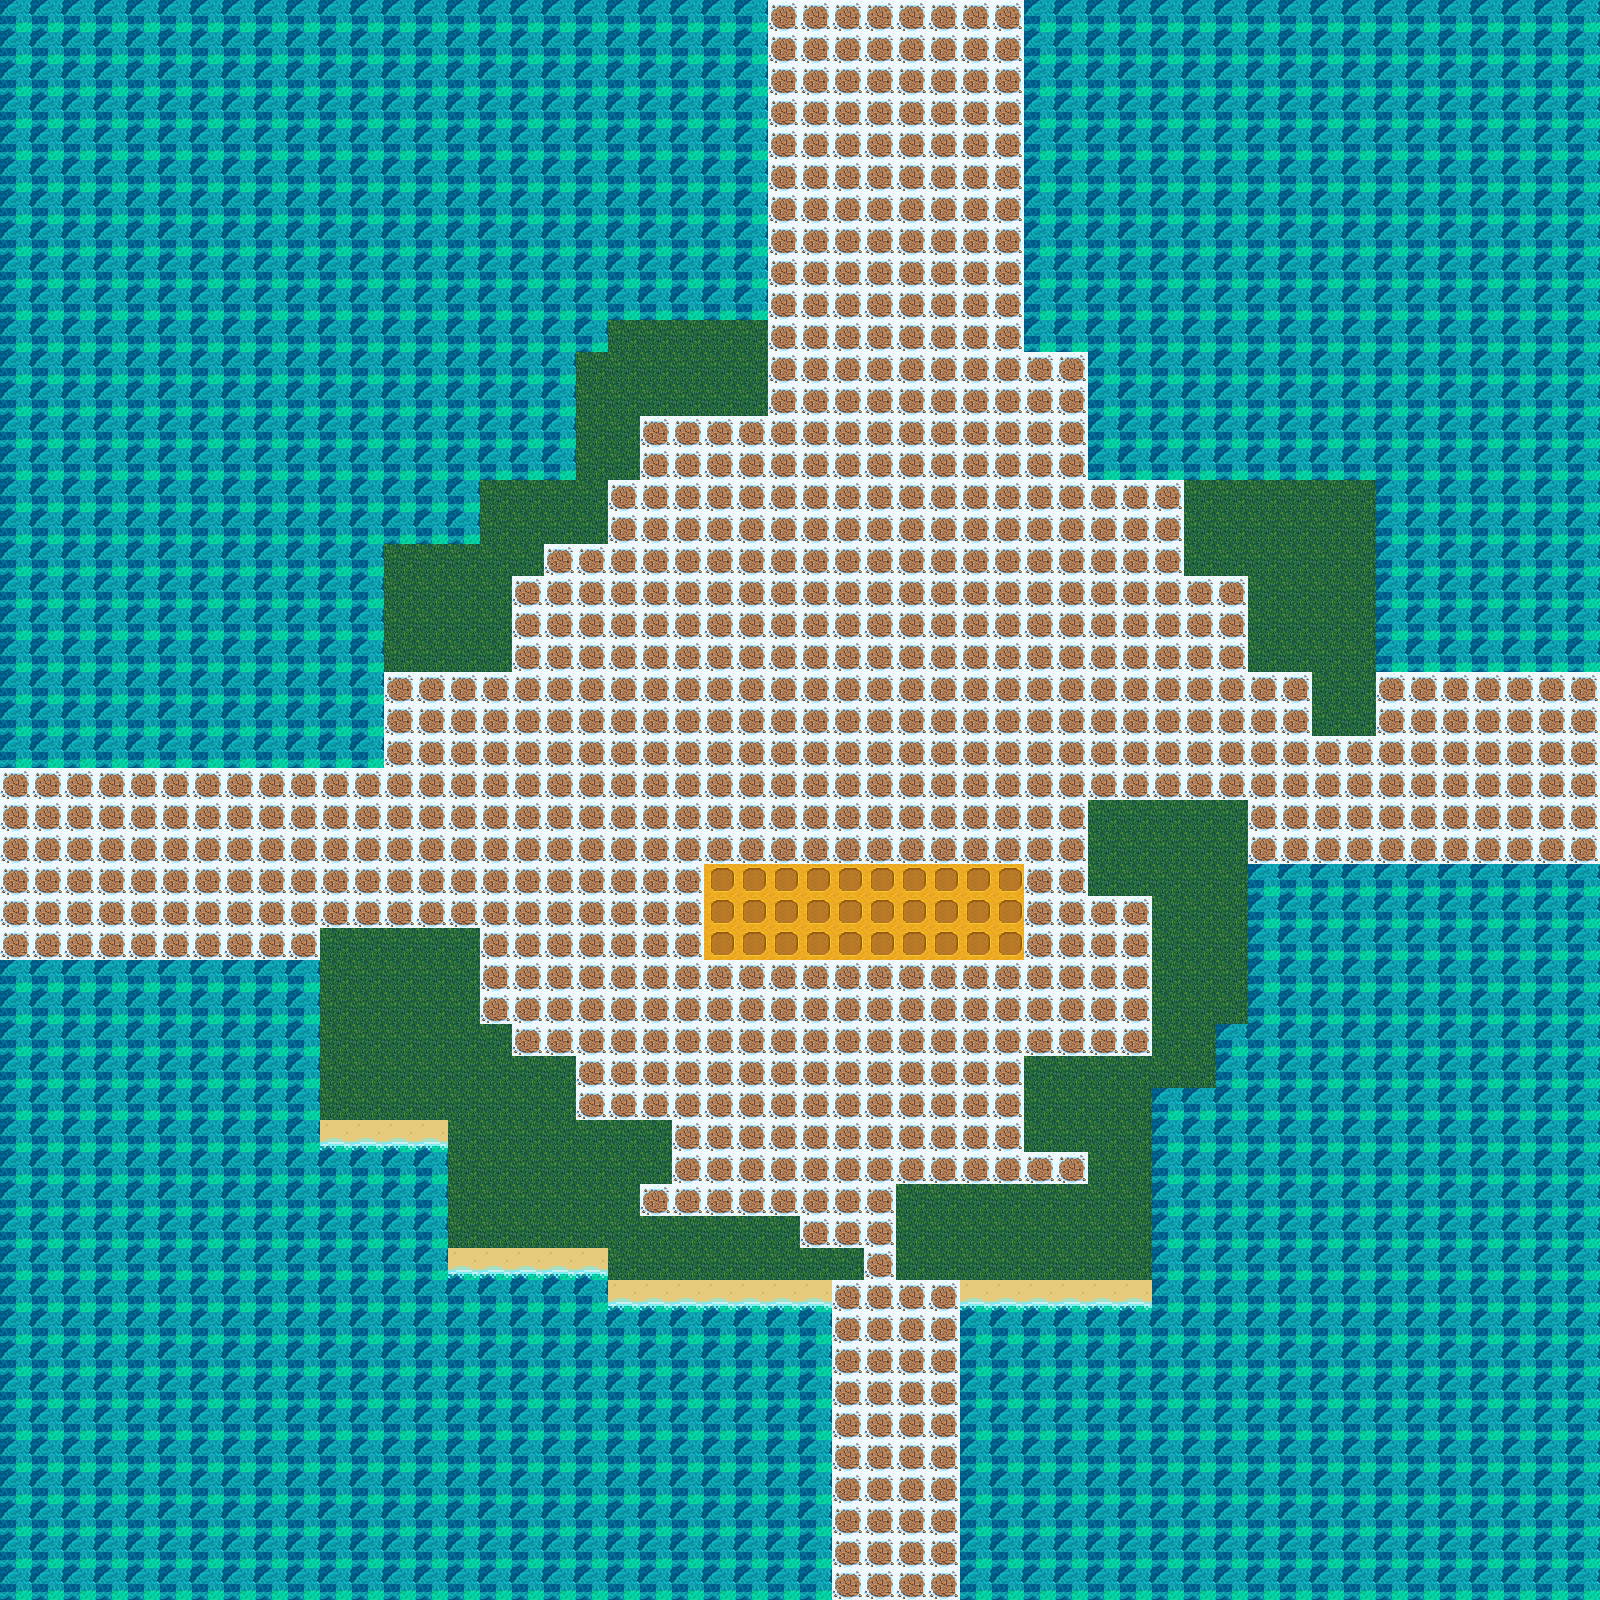

This game map was drawn from its Tiled (.tmx) file and the tilesets committed beside it. A one-line description and the trimmed map source follow:
An orthogonal 50x50 tile map with 32x32 px tiles, 3 tile layers (boundary, base, arable), 11 tilesets and 162 objects.

<map version="1.10" tiledversion="1.11.0" orientation="orthogonal" renderorder="right-down" width="50" height="50" tilewidth="32" tileheight="32" infinite="0" nextlayerid="14" nextobjectid="383">
 <tileset firstgid="1" source="boundary_winter.tsx" />
 <tileset firstgid="2" source="base_winter.tsx" />
 <tileset firstgid="5" source="myhouse_1_winter.tsx" />
 <tileset firstgid="6" source="house_1_winter.tsx" />
 <tileset firstgid="7" source="tree_2_winter.tsx" />
 <tileset firstgid="8" source="bushes_1_winter.tsx" />
 <tileset firstgid="9" source="floor.tsx" />
 <tileset firstgid="10" source="bushes.tsx" />
 <tileset firstgid="11" source="boat.tsx" />
 <tileset firstgid="12" source="stone.tsx" />
 <tileset firstgid="13" source="arable.tsx" />
 <layer id="2" name="boundary" width="50" height="50">
  <data>[2500 cells, 2500 non-empty, 1 distinct tile ids]</data>
 </layer>
 <layer id="1" name="base" width="50" height="50">
  <data>[2500 cells, 1025 non-empty, 3 distinct tile ids]</data>
 </layer>
 <layer id="13" name="arable" width="50" height="50">
  <data>[2500 cells, 30 non-empty, 1 distinct tile ids]</data>
 </layer>
 <objectgroup id="8" name="static_1" locked="1">
  <object id="345" gid="11" x="248.333" y="656" width="90" height="56" />
  <object id="346" gid="11" x="423" y="393.333" width="90" height="56" />
  <object id="347" gid="11" x="1347" y="308" width="90" height="56" />
  <object id="348" gid="11" x="1368.33" y="1234.67" width="90" height="56" />
  <object id="349" gid="11" x="535" y="1474.67" width="90" height="56" />
  <object id="350" gid="11" x="99" y="1241.33" width="90" height="56" />
  <object id="351" gid="11" x="1168.33" y="1369.33" width="90" height="56" />
  <object id="352" gid="11" x="1369.67" y="1044" width="90" height="56" />
  <object id="353" gid="11" x="1243" y="1141.33" width="90" height="56" />
  <object id="354" gid="11" x="1464.33" y="553.333" width="90" height="56" />
  <object id="355" gid="11" x="1120.33" y="321.333" width="90" height="56" />
 </objectgroup>
 <objectgroup id="9" name="static_4">
  <object id="212" gid="9" x="594.667" y="701.333" width="16" height="15" />
  <object id="213" gid="9" x="632" y="697.333" width="16" height="15" />
  <object id="214" gid="9" x="613.333" y="704" width="16" height="15" />
  <object id="215" gid="9" x="598.667" y="736" width="16" height="15" />
  <object id="216" gid="9" x="584" y="730.667" width="16" height="15" />
  <object id="217" gid="9" x="620" y="722.667" width="16" height="15" />
  <object id="218" gid="9" x="594.667" y="717.333" width="16" height="15" />
  <object id="219" gid="9" x="633.333" y="725.333" width="16" height="15" />
  <object id="220" gid="9" x="622.667" y="721.333" width="16" height="15" />
  <object id="221" gid="9" x="612" y="726.667" width="16" height="15" />
  <object id="222" gid="9" x="620" y="736" width="16" height="15" />
  <object id="223" gid="9" x="640" y="738.667" width="16" height="15" />
  <object id="224" gid="9" x="640" y="696" width="16" height="15" />
  <object id="225" gid="9" x="618.667" y="696" width="16" height="15" />
  <object id="226" gid="9" x="597.333" y="700" width="16" height="15" />
  <object id="227" gid="9" x="644" y="701.333" width="16" height="15" />
  <object id="228" gid="9" x="570.667" y="716" width="16" height="15" />
  <object id="229" gid="9" x="573.333" y="753.333" width="16" height="15" />
  <object id="230" gid="9" x="602.667" y="753.333" width="16" height="15" />
  <object id="231" gid="9" x="645.333" y="774.667" width="16" height="15" />
  <object id="232" gid="9" x="617.333" y="754.667" width="16" height="15" />
  <object id="233" gid="9" x="589.333" y="768" width="16" height="15" />
  <object id="234" gid="9" x="618.667" y="773.333" width="16" height="15" />
  <object id="235" gid="9" x="652" y="737.333" width="16" height="15" />
  <object id="236" gid="9" x="557.333" y="728" width="16" height="15" />
  <object id="237" gid="9" x="582.667" y="688" width="16" height="15" />
  <object id="238" gid="9" x="545.333" y="704" width="16" height="15" />
  <object id="239" gid="9" x="568" y="678.667" width="16" height="15" />
  <object id="240" gid="9" x="565.333" y="702.667" width="16" height="15" />
  <object id="241" gid="9" x="540" y="734.667" width="16" height="15" />
  <object id="242" gid="9" x="554.667" y="776" width="16" height="15" />
  <object id="243" gid="9" x="537.333" y="750.667" width="16" height="15" />
  <object id="244" gid="9" x="544" y="754.667" width="16" height="15" />
  <object id="245" gid="9" x="568" y="745.333" width="16" height="15" />
  <object id="246" gid="9" x="572" y="765.333" width="16" height="15" />
  <object id="247" gid="9" x="618.667" y="777.333" width="16" height="15" />
  <object id="248" gid="9" x="608" y="674.667" width="16" height="15" />
  <object id="249" gid="9" x="661.333" y="710.667" width="16" height="15" />
  <object id="250" gid="9" x="636" y="768" width="16" height="15" />
  <object id="251" gid="9" x="656" y="756" width="16" height="15" />
  <object id="252" gid="9" x="640" y="753.333" width="16" height="15" />
  <object id="253" gid="9" x="652" y="716" width="16" height="15" />
  <object id="254" gid="9" x="922.667" y="1089.33" width="16" height="15" />
  <object id="255" gid="9" x="944" y="1094.67" width="16" height="15" />
  <object id="256" gid="9" x="928" y="1097.33" width="16" height="15" />
  <object id="257" gid="9" x="925.333" y="1136" width="16" height="15" />
  <object id="258" gid="9" x="898.667" y="1125.33" width="16" height="15" />
  <object id="259" gid="9" x="926.667" y="1124" width="16" height="15" />
  <object id="260" gid="9" x="909.333" y="1104" width="16" height="15" />
  <object id="261" gid="9" x="950.667" y="1112" width="16" height="15" />
  <object id="262" gid="9" x="953.333" y="1132" width="16" height="15" />
  <object id="263" gid="9" x="901.333" y="1141.33" width="16" height="15" />
  <object id="264" gid="9" x="942.667" y="1157.33" width="16" height="15" />
  <object id="265" gid="9" x="932" y="1108" width="16" height="15" />
  <object id="266" gid="9" x="966.667" y="1102.67" width="16" height="15" />
  <object id="267" gid="9" x="944" y="1078.67" width="16" height="15" />
  <object id="268" gid="9" x="968" y="1137.33" width="16" height="15" />
  <object id="269" gid="9" x="906.667" y="1157.33" width="16" height="15" />
  <object id="270" gid="9" x="924" y="1156" width="16" height="15" />
  <object id="271" gid="9" x="974.667" y="1156" width="16" height="15" />
  <object id="272" gid="9" x="988" y="1117.33" width="16" height="15" />
  <object id="273" gid="9" x="969.333" y="1084" width="16" height="15" />
  <object id="274" gid="9" x="950.667" y="1177.33" width="16" height="15" />
  <object id="275" gid="9" x="989.333" y="1172" width="16" height="15" />
  <object id="276" gid="9" x="998.667" y="1132" width="16" height="15" />
  <object id="277" gid="9" x="960" y="1152" width="16" height="15" />
  <object id="278" gid="9" x="973.333" y="1176" width="16" height="15" />
  <object id="279" gid="9" x="962.667" y="1112" width="16" height="15" />
  <object id="280" gid="9" x="990.667" y="1085.33" width="16" height="15" />
  <object id="281" gid="9" x="1002.67" y="1144" width="16" height="15" />
  <object id="282" gid="9" x="980" y="1141.33" width="16" height="15" />
  <object id="283" gid="9" x="885.333" y="1118.67" width="16" height="15" />
  </objectgroup>
 <objectgroup id="10" name="static_5">
  <!-- 73 objects omitted --></objectgroup>
 <objectgroup id="5" name="obj_mv_1">
  <!-- 57 objects omitted --></objectgroup>
 <objectgroup id="12" name="static_2">
  <!-- 47 objects omitted --></objectgroup>
 <objectgroup id="7" name="obj_fb_2">
  <!-- 23 objects omitted --></objectgroup>
 <objectgroup id="3" name="house">
  <!-- 3 objects omitted --></objectgroup>
 <objectgroup id="4" name="myhouse">
  <!-- 1 objects omitted --></objectgroup>
</map>
<!-- 79 of 162 objects omitted -->
